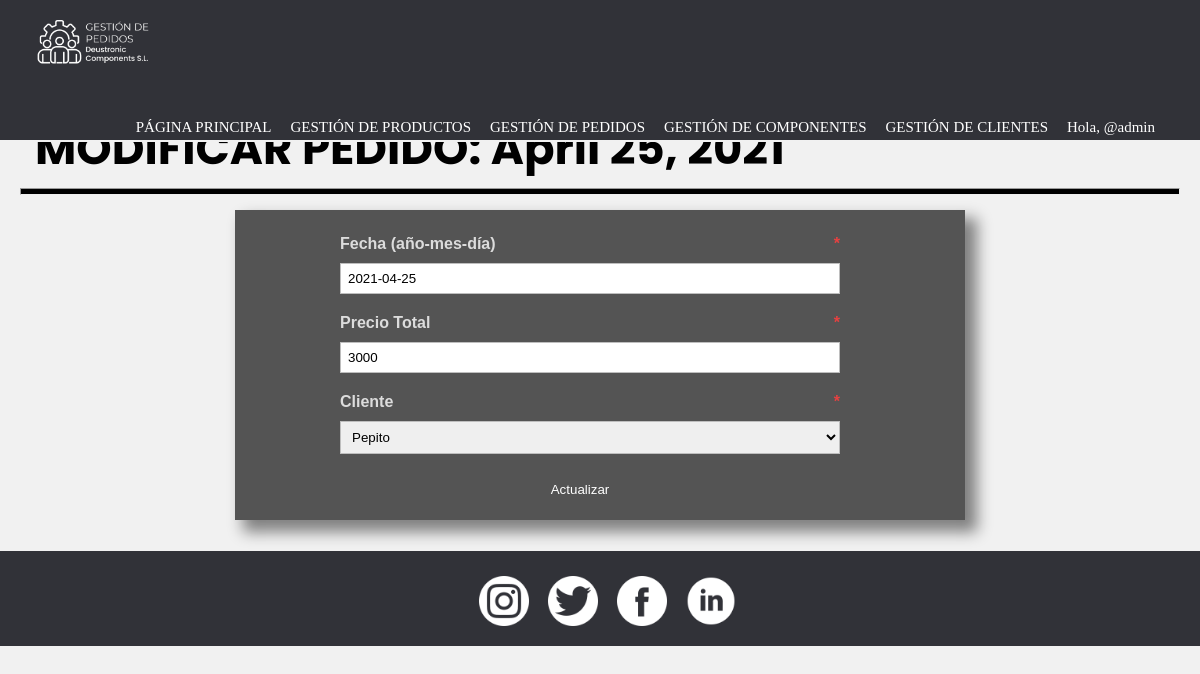
The app's page /gestionDePedidos/modificarPedido/1/ (signed in) with its own data.
### appGestionDePedidos/models.py (models this page shows, shortened)
class Pedido(models.Model):
    fecha = models.DateField()
    precioTotal = models.IntegerField()
    cliente = models.ForeignKey(Cliente, on_delete=models.CASCADE) #para la recacion 1-n con cliente
    productos = models.ManyToManyField(Producto, through = 'Compone')#esto nos crea la tabla intermedia de la n-m invisible de pedido-producto

### appGestionDePedidos/views.py (the view)
# urls.py: path('modificarPedido/<int:pk>/', ModificarPedido.as_view(), name = 'modificarPedido'),
class ModificarPedido(PermissionRequiredMixin, UpdateView):
        permission_required = 'appGestionDePedidos.change_pedido'
        model = Pedido
        template_name = 'modificarPedido.html'
        success_url = reverse_lazy('pagPrincipal')
        fields = {
                "fecha",
                "precioTotal",
                "cliente"
        }

### appGestionDePedidos/models.py (called while the page is built)
    def __str__(self):
        return self.nombre

### appGestionDePedidos/templates/modificarPedido.html (shortened to what this page needs)
{% extends "base.html" %}
{% load static %}
{% block content %}
    <header>
        <h2 class="pagSecundarias">MODIFICAR PEDIDO: {{ pedido.fecha }}</h2>
        <hr>
    </header>
    <form method="POST" action=".">
        <ul class="formularios">
            <li>
                <label for="id_Fecha">Fecha (año-mes-día) <span class="required">*</span></label>
                {{ form.fecha }}
            </li>
            <li>
                <label for="id_precioTotal">Precio Total<span class="required">*</span></label>
                {{ form.precioTotal }}
            </li>
            <li>
                <label for="id_cliente">Cliente <span class="required">*</span></label>
                {{ form.cliente }}
            </li>
        </ul>
        <input type="submit" value="Actualizar">
    </form>
{% endblock %}

### appGestionDePedidos/templates/base.html (shortened to what this page needs)
<!DOCTYPE html>
{% load static %}
<html lang="es">
<head>
    <link rel="stylesheet" href="{% static 'CSS/style.css' %}?{% now 'U' %}">
</head>
<body>
    <header>
        <div class="nav-fijado">
            <nav class="menu">
                <img src="{% static 'IMG/logo_nav.png' %}" alt="Logo" width="150px">
                <ul>
                    <li><a href="{% url 'pagPrincipal' %}">PÁGINA PRINCIPAL</a></li>
                    <li><a href="">GESTIÓN DE PRODUCTOS</a>
                    </li>
                    <li><a href="">GESTIÓN DE PEDIDOS</a>
                    </li>
                    <li><a href="">GESTIÓN DE COMPONENTES</a>
                    </li>
                    <li><a href="">GESTIÓN DE CLIENTES</a>
                    </li>
                    {% if user.is_authenticated %}
                        <li>
                            <p>Hola, @{{ user.username }}</p>
                        </li>
                    {% else %}
                        <li>
                            <a href="{% url 'login' %}" title="Iniciar sesión"><img src="{% static 'IMG/iniciar_sesion.png' %}" width="25px" height="25px"></a>
                        </li>
                    {% endif %}
                </ul>
            </nav>
        </div>
    </header>
    <main>
        {% block content %}{% endblock %}
    </main>
    <footer class="pie">
        <a href="https://www.instagram.com/?hl=es" title="Instagram"><img src="{% static 'IMG/instagram.png' %}" alt="Intagram" width="50px" height="50px"></a>
        <a href="https://twitter.com/?lang=es" title="Twitter"><img src="{% static 'IMG/twitter.png' %}"alt="Twitter" width="50px" height="50px"></a>
        <a href="https://es-es.facebook.com/" title="Facebook"><img src="{% static 'IMG/facebook.png' %}" alt="Facebook" width="50px" height="50px"></a>
        <a href="https://es.linkedin.com/" title="LinkedIn"><img src="{% static 'IMG/linkedin.png' %}" alt="LinkedIn" width="50px" height="50px"></a>
    </footer>
</body>
</html>

### appGestionDePedidos/static/CSS/style.css (style rules this page uses)
* { padding: 0; margin: 0; }
.nav-fijado { width: 100%; position: fixed; z-index: 1; border-bottom: 2px solid rgb(241, 241, 241); background-color: #313238; }
.menu { margin-left: auto; margin-right: auto; font-family: "calibri"; width: 100%; }
.menu img { float: left; padding-top: 0px; padding-left: 15px; padding-bottom: 0px; }
.menu ul { margin: auto; list-style: none; padding-right: 30px; float: right; }
.menu li { display: inline-block; }
.menu li a { text-decoration: none; color: white; font-size: 15px; padding-top: 30px; padding-right: 15px; transition: color 0.4s; display: table-cell; vertical-align: middle; }
.menu li p { text-decoration: none; color: white; font-size: 15px; padding-top: 35px; padding-right: 15px; display: table-cell; vertical-align: middle; }
.pie { background-color: #313238; height: 95px; width: 100%; text-align: center; clear: right; clear: left; }
.pie img { margin-left: 15px; margin-top: 25px; }
body { height: 100%; background-color: rgb(241, 241, 241); }
main { min-height: 521px; height: 100%; padding: 15px; }
main h2 { padding: 20px; font-family: "poppins", Arial, Helvetica, sans-serif; font-size: 45px; color: black; }
.pagSecundarias { padding-top: 100px; }
hr { margin: auto; margin-top: -15px; height: 5px; width: 99%; background-color: black; }
form { padding: 15px; width: 700px; margin: auto; margin-top: 15px; background-color: rgba(0, 0, 0, .65); color: gainsboro; font-family: "calibri", Verdana, Geneva, Tahoma, sans-serif; box-shadow: 10px 10px 14px 2px rgba(0,0,0,0.47); }
.formularios { padding-left: 80px; }
.formularios li { list-style: none; padding: 10px; display: block; }
.formularios label { padding-bottom:10px; display:block; font-weight: bold; margin: auto; }
.formularios input[type=text], .formularios input[type=date], .formularios input[type=number], .formularios input[type=email], .formularios input[type=password], textarea, select { width: 500px; box-sizing: border-box; -webkit-box-sizing: border-box; -moz-box-sizing: border-box; border:1px solid #BEBEBE; padding: 7px; margin:0px; -webkit-transition: all 0.30s ease-in-out; -moz-transition: all 0.30s ease-in-out; -ms-transition: all 0.30s ease-in-out; -o-transition: all 0.30s ease-in-out; outline: none; }
.formularios .required { color: rgb(231, 65, 65); float: right; padding-right: 100px; }
input[type=submit] { margin-top: 10px; margin-left: 180px; width: 300px; background: none; padding: 8px 15px 8px 15px; border: none; color: white; transition: background 1s; }

### records on screen
Pedido: fecha "April 25, 2021", fecha "2021-04-25", precioTotal "3000", cliente "Pepito"

### other values on screen
{{ user.username }} "admin"
